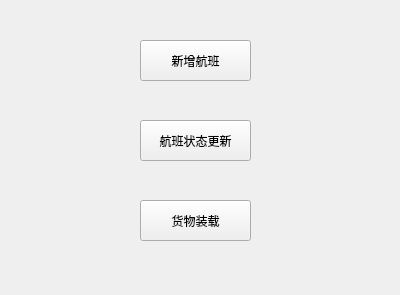
<?xml version="1.0" encoding="UTF-8"?>
<ui version="4.0">
 <class>airmanager</class>
 <widget class="QWidget" name="airmanager">
  <property name="geometry">
   <rect>
    <x>0</x>
    <y>0</y>
    <width>400</width>
    <height>295</height>
   </rect>
  </property>
  <property name="windowTitle">
   <string>Form</string>
  </property>
  <widget class="QPushButton" name="pushButton">
   <property name="geometry">
    <rect>
     <x>140</x>
     <y>40</y>
     <width>111</width>
     <height>41</height>
    </rect>
   </property>
   <property name="text">
    <string>新增航班</string>
   </property>
  </widget>
  <widget class="QPushButton" name="pushButton_2">
   <property name="geometry">
    <rect>
     <x>140</x>
     <y>120</y>
     <width>111</width>
     <height>41</height>
    </rect>
   </property>
   <property name="text">
    <string>航班状态更新</string>
   </property>
  </widget>
  <widget class="QPushButton" name="pushButton_3">
   <property name="geometry">
    <rect>
     <x>140</x>
     <y>200</y>
     <width>111</width>
     <height>41</height>
    </rect>
   </property>
   <property name="text">
    <string>货物装载</string>
   </property>
  </widget>
 </widget>
 <resources/>
 <connections/>
</ui>
